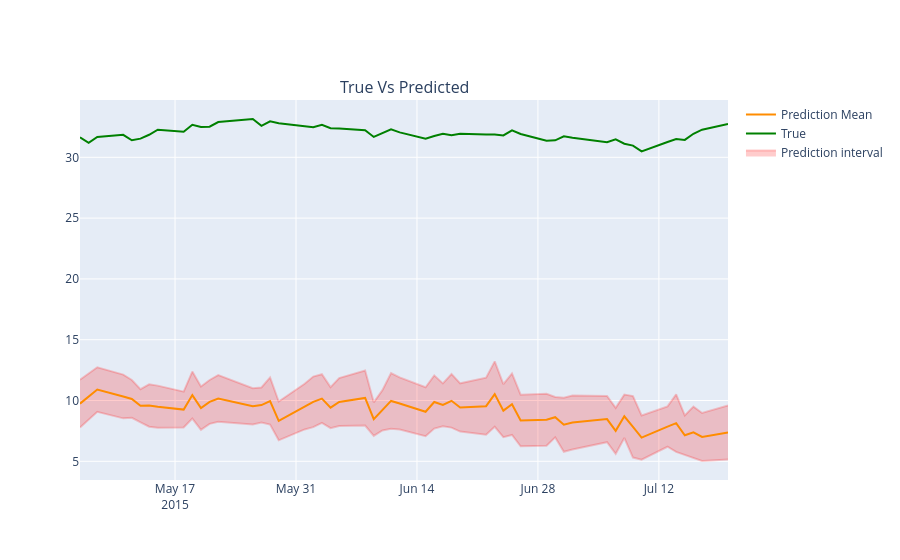

Notebook source saved alongside this figure:
### Code cell
fig = make_subplots(
        subplot_titles=['True Vs Predicted','Trend','Seasonality', 'Overall trend', 'Overall seasonality'],
        rows=1, cols=1,
        vertical_spacing=0.1,
        horizontal_spacing=0.05,
        specs=[[{"type": "scatter"}]])

# fig.add_trace(
#             go.Scatter(
#                 name= "Y_true",
#                 x=date,
#                 y=y_true[0],
#                 fill='none',
#                 line=dict(color='green'),
#                 fillcolor='green',
#                 showlegend=True),
#             row=1, col=1)
        

# fig.add_trace(
#             go.Scatter(
#                 name= "Y_pred_mean",
#                 x=date,
#                 y=y_pred_mean,
#                 fill='none',
#                 line=dict(color='darkorange'),
#                 fillcolor='darkorange',
#                 showlegend=True),
#             row=1, col=1)

# fig.add_trace(
#             go.Scatter(
#                 name= "Prediction interval",
#                 x=date,
#                 y=y_pred_min_interval[0, 0, 0],
#                 fill='none',
#                 line=dict(color='rgba(255, 0, 0, 0.2)'),
#                 fillcolor='rgba(255, 0, 0, 0.2)',
#                 showlegend=True),
#             row=1, col=1)

# fig.add_trace(
#             go.Scatter(
#                 name= "Prediction interval",
#                 x=date,
#                 y=y_pred_max_interval[0, 0, 0],
#                 fill='tonextx',
#                 line=dict(color='rgba(255, 0, 0, 0.2)'),
#                 fillcolor='rgba(255, 0, 0, 0.2)',
#                 showlegend=True),
#             row=1, col=1)


# fig1.add_trace(
#             go.Scatter(
#                 name="y_true",
#                 x=date_outputs,
#                 y=y_true[0],
#                 line=dict(color="green")),
#             row=1, col=1
#         )
# Trace mean
fig_add_trace(fig, zip([y_pred_min_interval[0, 0, 0], y_pred_max_interval[0, 0, 0],
                       y_true[0], y_pred_mean],
                      ['none', 'tonextx', 'none', 'none'],
                      ['Prediction interval', 'Prediction interval', 'True', 'Prediction Mean'],
                      ['rgba(255, 0, 0, 0.2)', 'rgba(255, 0, 0, 0.2)', 'green', 'darkorange'],
                      [False, True, True, True]), date, row=1, col=1)
fig.show()
